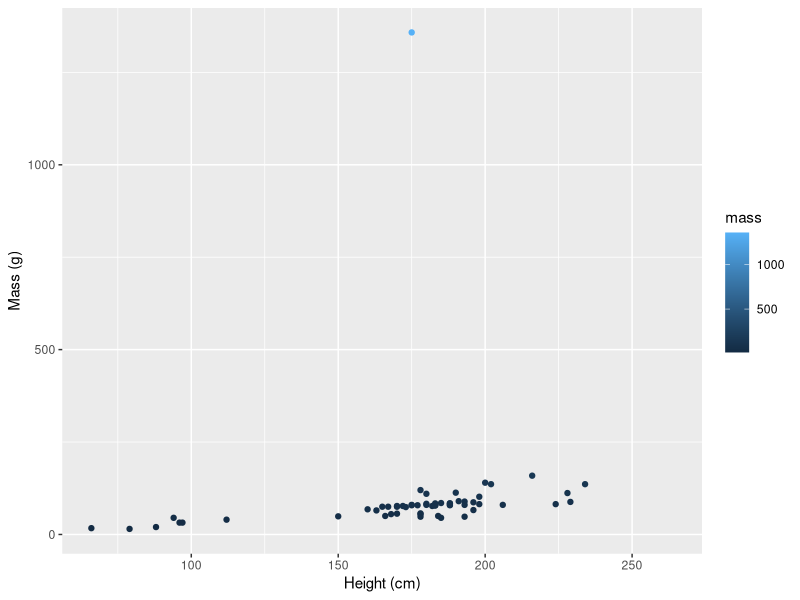
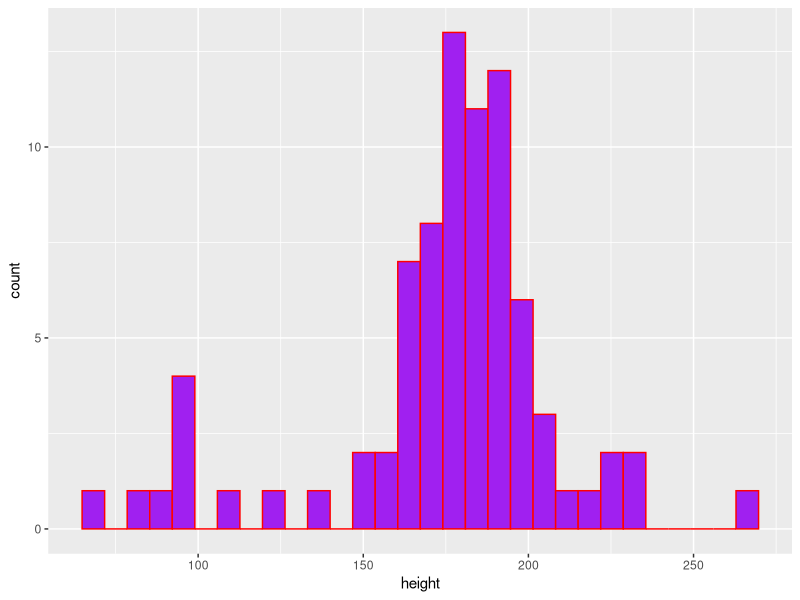

Write R code to recreate these figures, in order.
## ---- chunk 1
#| warning: false
#| message: false
library(tidyverse)
## ---- chunk 2
#| include: false
#return first 6 lines of starwars data

head(starwars)

#return dimensions of the starwars data
dim(starwars)
## ---- chunk 3

#| warning: false 
#| include: false
ggplot(data = starwars, aes(x = height, y = mass, color = mass))+ 
  geom_point()+ 
  labs( x = "Height (cm)", 
        y = "Mass (g)")
          
## ---- chunk 4
#| warning: false
ggplot(data = starwars, aes(x = height)) + 
  geom_histogram(color = "red", fill = "purple")
